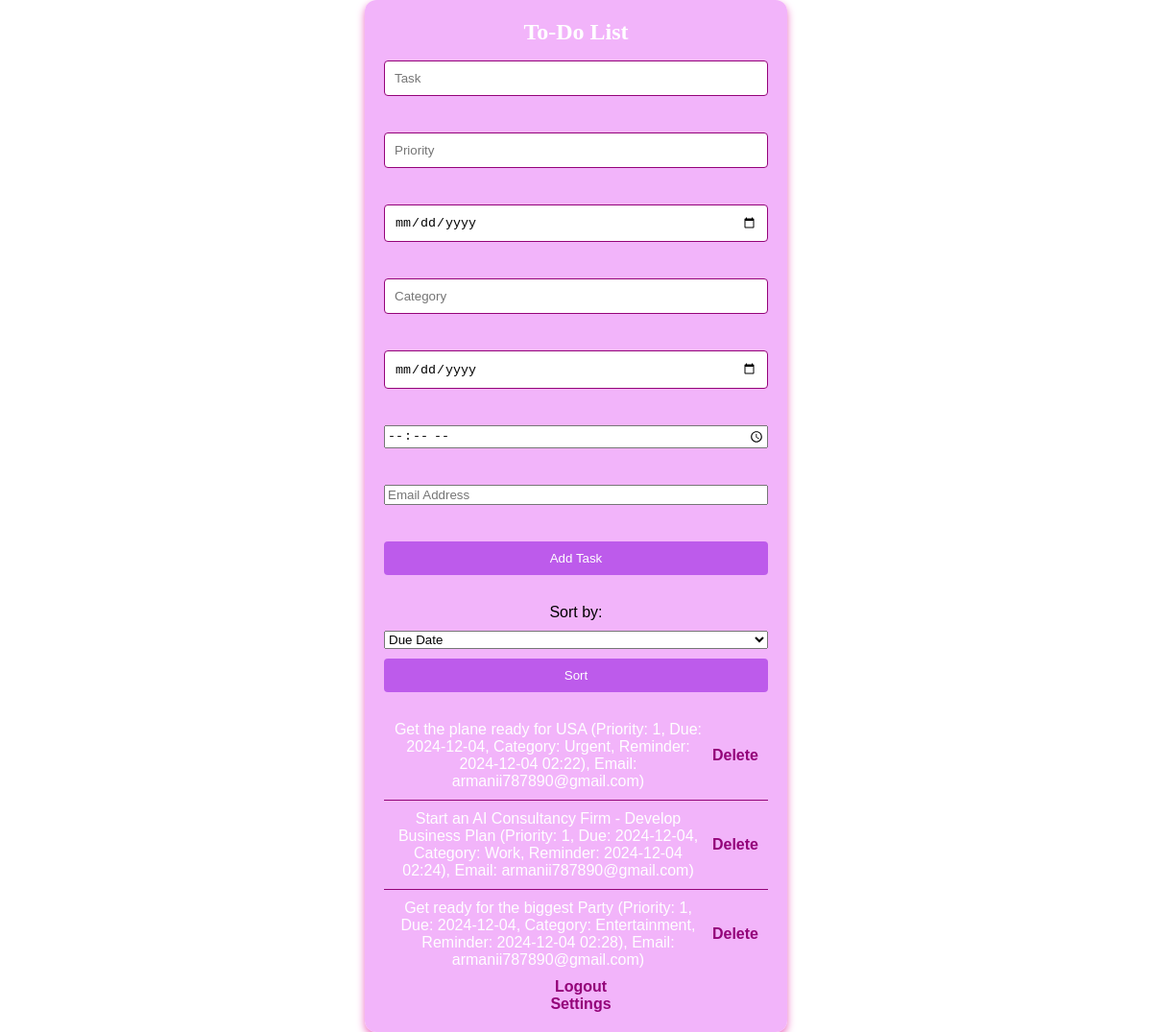
The app's page / (signed in) with its own data.
### app.py (models this page shows)
class Task(db.Model):
    id = db.Column(db.Integer, primary_key=True)
    task = db.Column(db.String(200), nullable=False)
    priority = db.Column(db.Integer, nullable=False)
    due_date = db.Column(db.String(50), nullable=False)
    category = db.Column(db.String(50), nullable=True)
    reminder_date = db.Column(db.String(50), nullable=True)
    reminder_time = db.Column(db.String(5), nullable=False, default='5')
    email = db.Column(db.String(150), nullable=False)
    user_id = db.Column(db.Integer, db.ForeignKey('user.id'), nullable=False)

### app.py (the view)
@app.route('/')
@login_required
def index():
    sort_by = request.args.get('sort_by', 'due_date')
    tasks = Task.query.filter_by(user_id=current_user.id).order_by(sort_by).all()
    user_preferences = UserPreferences.query.filter_by(user_id=current_user.id).first()
    return render_template('index.html', tasks=tasks, preferences=user_preferences)

### app.py (called while the page is built)
@login_manager.user_loader
def load_user(user_id):
    return User.query.get(int(user_id))

### templates/index.html (shortened to what this page needs)
<!DOCTYPE html>
<html lang="en">
<head>
    <link rel="stylesheet" href="{{ url_for('static', filename='style.css') }}">
</head>
<body>
    <div class="container">
        <h1 style="color: {{ preferences.color }}; font-family: {{ preferences.font }};">To-Do List</h1>
        <form action="{{ url_for('add_task') }}" method="POST">
            <input type="text" name="task" placeholder="Task" required><br>
            <input type="number" name="priority" placeholder="Priority" required><br>
            <input type="date" name="due_date" required><br>
            <input type="text" name="category" placeholder="Category"><br>
            <input type="date" name="reminder_date" placeholder="Reminder Date" required><br>
            <input type="time" name="reminder_time" placeholder="Reminder Time" required><br>
            <input type="email" name="email" placeholder="Email Address" required><br>
            <button type="submit">Add Task</button>
        </form>
        <form action="/" method="get">
            <label for="sort_by">Sort by:</label>
            <select name="sort_by" id="sort_by">
                <option value="due_date">Due Date</option>
            </select>
            <button type="submit">Sort</button>
        </form>
        <ul>
            {% for task in tasks %}
            <li>
                {{ task.task }} (Priority: {{ task.priority }}, Due: {{ task.due_date }}, Category: {{ task.category }}, Reminder: {{ task.reminder_date }} {{ task.reminder_time }}), Email: {{ task.email }})
                <a href="{{ url_for('delete_task', task_id=task.id) }}">Delete</a>
            </li>
            {% endfor %}
        </ul>
        <a href="{{ url_for('logout') }}">Logout</a>
        <br>
        <a href="{{ url_for('settings') }}">Settings</a>
    </div>
</body>
</html>

### static/style.css (style rules this page uses)
body { font-family: 'Arial', sans-serif; background: url('/static/bgi.jpg') no-repeat center center fixed; background-size: cover; margin: 0; padding: 0; display: flex; justify-content: center; align-items: center; min-height: 100vh; }
.container { background: rgba(241, 172, 250, 0.9); padding: 20px; border-radius: 12px; box-shadow: 0 4px 8px rgb(235, 108, 193); width: 400px; text-align: center; }
h1 { margin-top: 0; font-size: 24px; color: #ffffff; }
form { display: flex; flex-direction: column; gap: 10px; margin-bottom: 20px; }
input[type="text"], input[type="number"], input[type="date"], input[type="text"] { padding: 10px; border: 1px solid #940379; border-radius: 4px; width: calc(100% - 22px); }
button { background-color: #bd5beb; color: rgb(252, 247, 247); border: none; padding: 10px; border-radius: 4px; cursor: pointer; transition: background-color 0.3s, transform 0.2s; }
ul { list-style-type: none; padding: 0; margin: 0; }
li { padding: 10px; border-bottom: 1px solid #940379; display: flex; justify-content: space-between; align-items: center; transition: background-color 0.3s; }
li:last-child { border-bottom: none; }
a { color: #940379; text-decoration: none; font-weight: bold; margin-left: 10px; transition: color 0.3s; }
label { margin-top: 10px; }

### records on screen
Task: task "Get the plane ready for USA", priority "1", due_date "2024-12-04", category "Urgent", reminder_date "2024-12-04", reminder_time "02:22", email "armanii787890@gmail.com"
Task: task "Start an AI Consultancy Firm - Develop Business Plan", priority "1", due_date "2024-12-04", category "Work", reminder_date "2024-12-04", reminder_time "02:24", email "armanii787890@gmail.com"
Task: task "Get ready for the biggest Party", priority "1", due_date "2024-12-04", category "Entertainment", reminder_date "2024-12-04", reminder_time "02:28", email "armanii787890@gmail.com"
